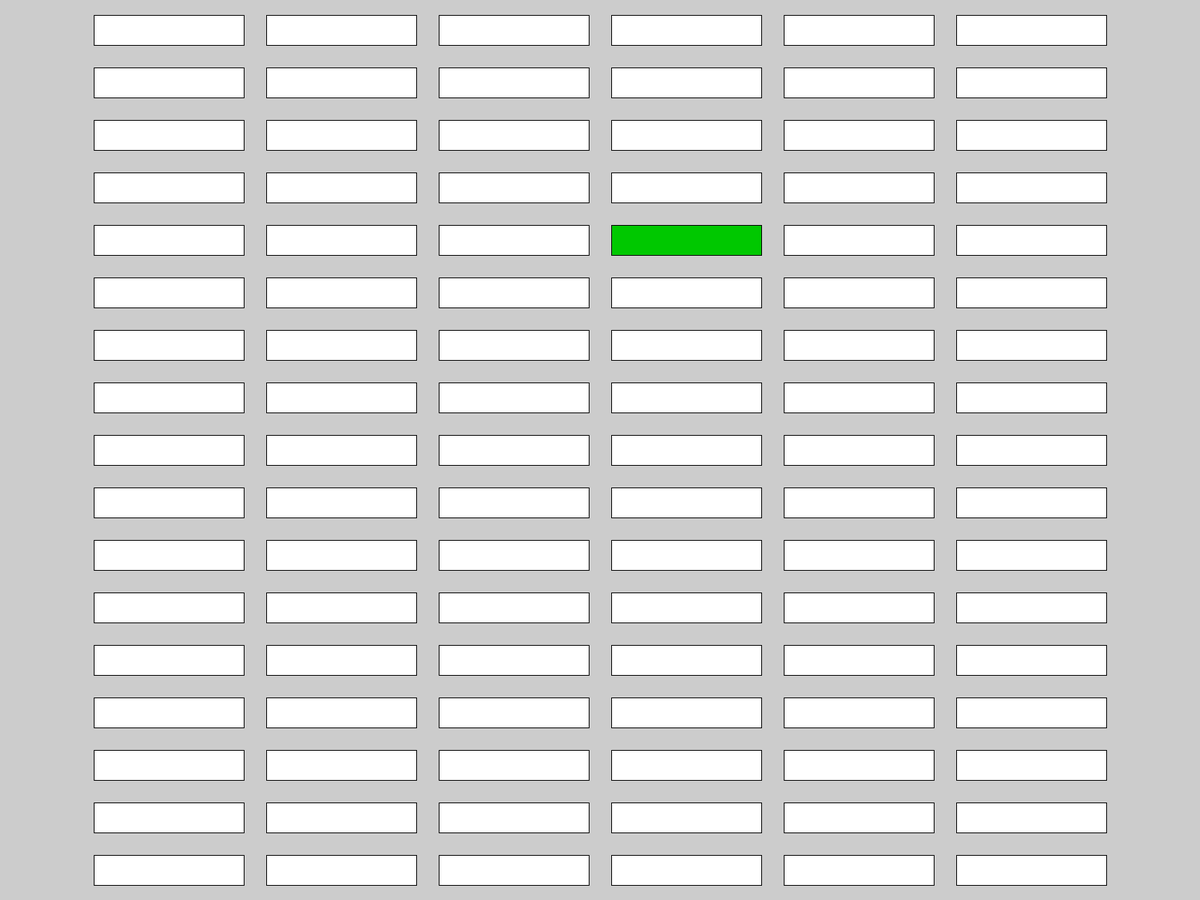
Frame 1 (no input)
Frame 60 (the mouse pressed at the canvas centre just before this capture): identical to frame 1, image omitted
Frame 120 (the mouse held since frame 60 and released just before this capture): identical to frame 1, image omitted

The Processing sketch that drew this single still picture (run headless with seeded random() and noise(); from frame 60 on, the mouse is pressed at the canvas centre):

// Processing sketch: project
// ── project.pde
//HYPER PARAMS
final int REC_WIDTH = 200;

//rectangles
ArrayList<Rectangle> displayedRecs;


public void setup() {
  fullScreen();
  
  //example usage vv
  //Try varying the params below, and the width hyper param above
  displayedRecs = constructRecs(40, 30);
  renderRecs(displayedRecs);
}

public void draw() {}



public class Point {
  int x;
  int y;
  
  public Point(int x, int y) {
    this.x = x;
    this.y = y;
  }
}


public class Rectangle {
  boolean isTarget;
  Point topLeft;
  Point topRight;
  Point bottomLeft;
  Point bottomRight;
  
  public Rectangle(Point p1, Point p2, Point p3, Point p4) {
    topLeft = p1;
    topRight = p2;
    bottomLeft = p3;
    bottomRight = p4;
  }
}


public ArrayList<Rectangle> constructRecs(int recHeight, int recDistance) {
   int totalWidth = REC_WIDTH + recDistance;
   int totalHeight = recHeight + recDistance;
   int numX = width / (totalWidth);
   int numY = height / (totalHeight);
   int outsideXPadding = (width - (numX * totalWidth) + recDistance) / 2;
   int outsideYPadding = (height - (numY * totalHeight) + recDistance) / 2;
   
   //Pick random target
   int randX = (int)random(0, numX);
   int randY = (int)random(0, numY);
   
   ArrayList<Rectangle> createdRecs = new ArrayList<Rectangle>();
   for (int i = 0; i < numX; i++) {
     for (int j = 0; j < numY; j++) {
       Point topLeft = new Point(outsideXPadding + i * totalWidth, outsideYPadding + j * totalHeight);
       Point topRight = new Point(topLeft.x + REC_WIDTH, topLeft.y);
       Point bottomLeft = new Point(topLeft.x, topLeft.y + recHeight);
       Point bottomRight = new Point(topLeft.x + REC_WIDTH, topLeft.y + recHeight);
       
       Rectangle newRec = new Rectangle(topLeft, topRight, bottomLeft, bottomRight);
       
       //assign target
       if (i == randX && j == randY) {
         newRec.isTarget = true;
       }
       
       createdRecs.add(newRec);
     }
   }
   return createdRecs;
}

public void renderRecs(ArrayList<Rectangle> recs) {
  for (int i = 0; i < recs.size(); i++) {
    
    //color
    if (recs.get(i).isTarget) {
      fill(0, 200, 0);
    }
    else {
      fill(255, 255, 255);
    }
        
    //draw
    quad(recs.get(i).topLeft.x, recs.get(i).topLeft.y, 
      recs.get(i).topRight.x, recs.get(i).topRight.y, 
      recs.get(i).bottomRight.x, recs.get(i).bottomRight.y, 
      recs.get(i).bottomLeft.x, recs.get(i).bottomLeft.y);
  }
}


public float distanceFromPointToRec(Point p, Rectangle rec) {
  float dx = max(rec.topLeft.x - p.x, 0, p.x - rec.topRight.x);
  float dy = max(rec.topLeft.y - p.y, 0, p.y - rec.bottomLeft.y);
  float distance = sqrt(dx * dx + dy * dy);
  return distance;
}
